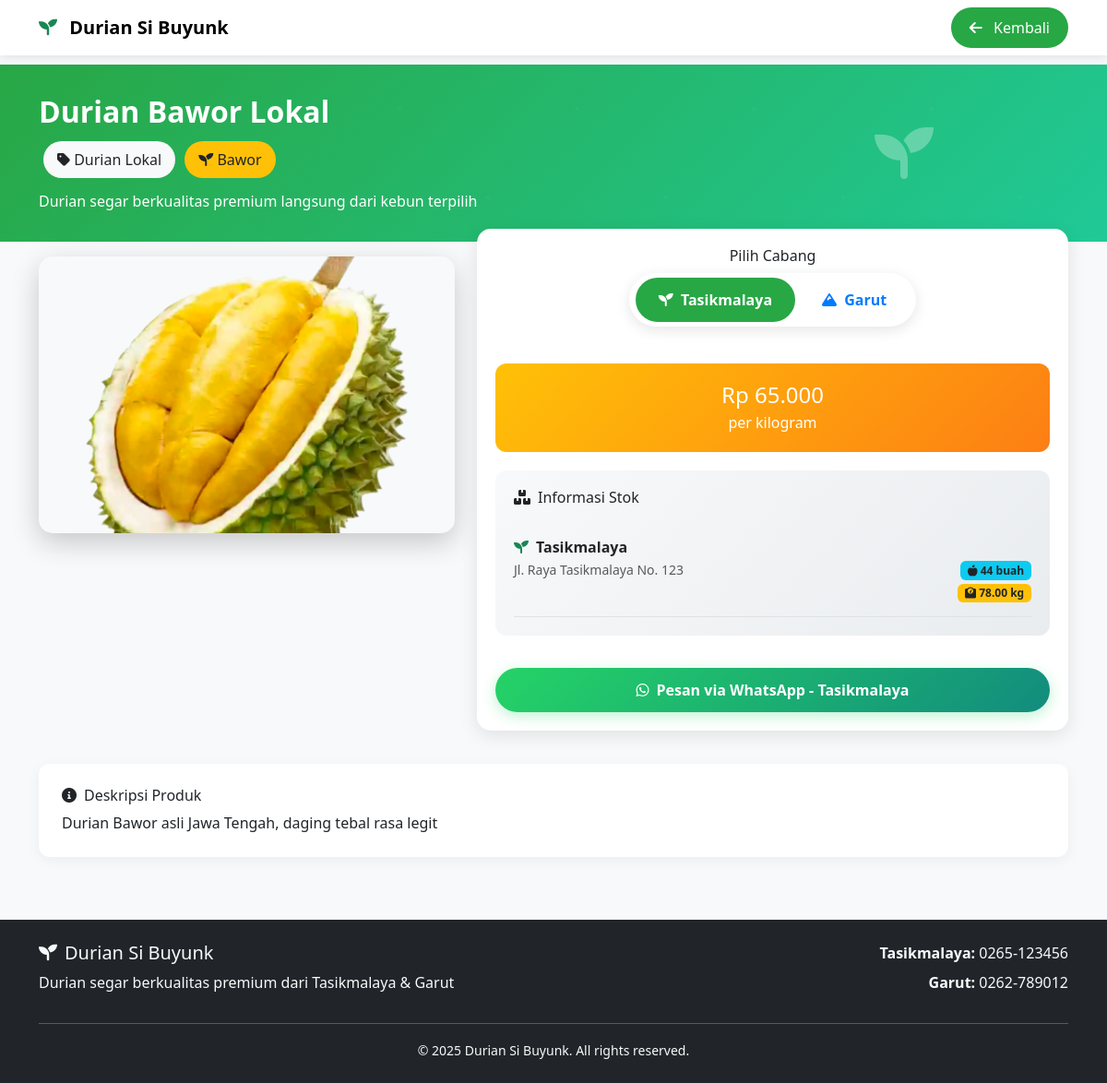
The app's page /detail.php?id=7 with its own data.
### tables this page shows
CREATE TABLE `produk` (
  `id` int NOT NULL,
  `nama_produk` varchar(200) NOT NULL,
  `kategori_id` int DEFAULT NULL,
  `jenis_durian_id` int DEFAULT NULL,
  `harga` decimal(12,2) NOT NULL,
  `harga_per_kg` decimal(12,2) DEFAULT '0.00' COMMENT 'Harga per kilogram',
  `stok_tasik` int DEFAULT '0',
  `stok_garut` int DEFAULT '0',
  `total_kg_tasik` decimal(10,3) DEFAULT '0.000' COMMENT 'Total berat stok Tasik dalam kg',
  `total_kg_garut` decimal(10,3) DEFAULT '0.000' COMMENT 'Total berat stok Garut dalam kg',
  `total_pcs_tasik` int DEFAULT '0' COMMENT 'Total pieces Tasik',
  `total_pcs_garut` int DEFAULT '0' COMMENT 'Total pieces Garut',
  `satuan` varchar(20) DEFAULT 'pcs',
  `deskripsi` text,
  `gambar` varchar(255) DEFAULT NULL,
  `status` enum('aktif','nonaktif') DEFAULT 'aktif',
  `created_at` timestamp NOT NULL DEFAULT CURRENT_TIMESTAMP,
  `updated_at` timestamp NOT NULL DEFAULT CURRENT_TIMESTAMP ON UPDATE CURRENT_TIMESTAMP
);

CREATE TABLE `kategori` (
  `id` int NOT NULL,
  `nama_kategori` varchar(100) NOT NULL,
  `deskripsi` text,
  `created_at` timestamp NOT NULL DEFAULT CURRENT_TIMESTAMP
);

CREATE TABLE `jenis_durian` (
  `id` int NOT NULL,
  `nama_jenis` varchar(100) NOT NULL,
  `deskripsi` text,
  `created_at` timestamp NOT NULL DEFAULT CURRENT_TIMESTAMP
);

### includes/functions.php (called while the page is built, shortened)
<?php
require_once __DIR__ . '/../config/config.php';
function getProduct($id) {
    try {
        $pdo = getConnection();
        $stmt = $pdo->prepare("SELECT p.*, k.nama_kategori, jd.nama_jenis,
                              COALESCE(p.total_kg_tasik, 0) as total_kg_tasik,
                              COALESCE(p.total_kg_garut, 0) as total_kg_garut
                              FROM produk p
                              LEFT JOIN kategori k ON p.kategori_id = k.id
                              LEFT JOIN jenis_durian jd ON p.jenis_durian_id = jd.id
                              WHERE p.id = ?");
        $stmt->execute([$id]);
        return $stmt->fetch();
    } catch (Exception $e) {
        return null;
    }
}
function getProductById($id) {
    return getProduct($id);
}
function getImagePath($imageName, $branch = null) {
    if (strpos($imageName, '/') !== false) {
        $path = "public/assets/images/products/" . $imageName;
    }
    return $path;
}
function getImageUrl($imageName, $branch = null) {
    $imagePath = getImagePath($imageName, $branch);
    $timestamp = filemtime($imagePath);
    return $imagePath . '?v=' . $timestamp;
}
?>

### config/config.php (called while the page is built, shortened)
<?php
function formatRupiah($amount) {
    return 'Rp ' . number_format($amount, 0, ',', '.');
}
?>

### detail.php (the view, shortened to what this page needs)
<?php
require_once __DIR__ . '/includes/functions.php';
require_once __DIR__ . '/config/config.php';
$product_id = isset($_GET['id']) ? (int)$_GET['id'] : 0;
$product = getProductById($product_id);
?>
<!DOCTYPE html>
<html lang="id">
<head>
    <link href="https://cdn.jsdelivr.net/npm/bootstrap@5.3.0/dist/css/bootstrap.min.css" rel="stylesheet">
    <link href="https://cdnjs.cloudflare.com/ajax/libs/font-awesome/6.0.0/css/all.min.css" rel="stylesheet">
</head>
<body>
    <nav class="navbar navbar-expand-lg navbar-custom fixed-top">
        <div class="container">
            <a class="navbar-brand fw-bold" href="index.php">
                <i class="fas fa-seedling text-success me-2"></i>
                Durian Si Buyunk
            </a>
            <div class="navbar-nav ms-auto">
                <a href="index.php" class="back-btn">
                    <i class="fas fa-arrow-left me-2"></i>
                    Kembali
                </a>
            </div>
        </div>
    </nav>
    <section class="hero-section">
        <div class="container">
            <div class="row align-items-center">
                <div class="col-lg-8">
                    <h1 class="h2 fw-bold mb-2"><?= htmlspecialchars($product['nama_produk']) ?></h1>
                    <div class="d-flex flex-wrap mb-2">
                        <?php if ($product['nama_kategori']): ?>
                            <span class="badge-custom bg-light text-dark">
                                <i class="fas fa-tag"></i> <?= htmlspecialchars($product['nama_kategori']) ?>
                            </span>
                        <?php endif; ?>
                        <?php if ($product['nama_jenis']): ?>
                            <span class="badge-custom bg-warning text-dark">
                                <i class="fas fa-seedling"></i> <?= htmlspecialchars($product['nama_jenis']) ?>
                            </span>
                        <?php endif; ?>
                    </div>
                    <p class="mb-0">Durian segar berkualitas premium langsung dari kebun terpilih</p>
                </div>
                <div class="col-lg-4 text-center">
                    <i class="fas fa-seedling" style="font-size: 4rem; opacity: 0.3;"></i>
                </div>
            </div>
        </div>
    </section>
    <div class="container my-3">
        <div class="row">
            <div class="col-lg-5 mb-3">
                <div class="product-image-container">
                    <?php
                    $imageUrl = getImageUrl($product['gambar']);
                    if ($imageUrl): ?>
                        <img src="<?= $imageUrl ?>"
                             class="product-image"
                             alt="<?= htmlspecialchars($product['nama_produk']) ?>">
                    <?php else: ?>
                        <div class="product-image d-flex align-items-center justify-content-center bg-light">
                            <i class="fas fa-seedling" style="font-size: 4rem; color: var(--primary-color);"></i>
                        </div>
                    <?php endif; ?>
                </div>
            </div>
            <div class="col-lg-7">
                <div class="product-info">
                    <div class="text-center mb-3">
                        <h6 class="mb-2">Pilih Cabang</h6>
                        <div class="branch-toggle">
                            <button class="branch-btn tasik active" onclick="toggleBranch('tasik')">
                                <i class="fas fa-seedling me-1"></i>
                                Tasikmalaya
                            </button>
                            <button class="branch-btn garut" onclick="toggleBranch('garut')">
                                <i class="fas fa-mountain me-1"></i>
                                Garut
                            </button>
                        </div>
                    </div>
                    <div class="price-display">
                        <h4 class="mb-1"><?= formatRupiah($product['harga_per_kg']) ?></h4>
                        <p class="mb-0">per kilogram</p>
                    </div>
                    <div class="stock-info">
                        <h6 class="mb-3"><i class="fas fa-boxes me-2"></i>Informasi Stok</h6>
                        <div class="stock-item branch-info" data-branch="tasik">
                            <div>
                                <strong><i class="fas fa-seedling me-2 text-success"></i>Tasikmalaya</strong>
                                <br>
                                <small class="text-muted">Jl. Raya Tasikmalaya No. 123</small>
                            </div>
                            <div class="text-end">
                                <?php if ($product['total_pcs_tasik'] > 0): ?>
                                    <br><span class="badge bg-info text-dark">
                                        <i class="fas fa-apple-alt"></i> <?= $product['total_pcs_tasik'] ?> buah
                                    </span>
                                <?php endif; ?>
                                <?php if ($product['total_kg_tasik'] > 0): ?>
                                    <br><span class="badge bg-warning text-dark">
                                        <i class="fas fa-weight"></i> <?= number_format($product['total_kg_tasik'], 2) ?> kg
                                    </span>
                                <?php endif; ?>
                            </div>
                        </div>
                    </div>
                    <div class="text-center">
                        <a href="#" class="whatsapp-btn branch-order" data-branch="tasik"
                           onclick="orderViaWhatsApp('tasik')">
                            <i class="fab fa-whatsapp"></i>
                            Pesan via WhatsApp - Tasikmalaya
                        </a>
                    </div>
                </div>
            </div>
        </div>
        <?php if ($product['deskripsi']): ?>
        <div class="row mt-3">
            <div class="col-12">
                <div class="product-description">
                    <h6 class="mb-2"><i class="fas fa-info-circle me-2"></i>Deskripsi Produk</h6>
                    <p class="mb-0"><?= nl2br(htmlspecialchars($product['deskripsi'])) ?></p>
                </div>
            </div>
        </div>
        <?php endif; ?>
    </div>
    <footer class="bg-dark text-light py-4 mt-5">
        <div class="container">
            <div class="row">
                <div class="col-md-6">
                    <h5><i class="fas fa-seedling me-2"></i>Durian Si Buyunk</h5>
                    <p>Durian segar berkualitas premium dari Tasikmalaya & Garut</p>
                </div>
                <div class="col-md-6 text-md-end">
                    <div class="mb-2">
                        <strong>Tasikmalaya:</strong> 0265-123456
                    </div>
                    <div>
                        <strong>Garut:</strong> 0262-789012
                    </div>
                </div>
            </div>
            <hr class="my-3">
            <div class="text-center">
                <small>&copy; 2025 Durian Si Buyunk. All rights reserved.</small>
            </div>
        </div>
    </footer>
</body>
</html>

### detail.php (style rules this page uses)
:root { --primary-color: #28a745; --secondary-color: #ffc107; --tasik-color: #28a745; --garut-color: #007bff; }
body { background-color: #f8f9fa; font-family: 'Segoe UI', Tahoma, Geneva, Verdana, sans-serif; padding-top: 70px; }
.hero-section { background: linear-gradient(135deg, var(--primary-color), #20c997); color: white; padding: 2rem 0; position: relative; overflow: hidden; }
.hero-section::before { content: ''; position: absolute; top: 0; left: 0; right: 0; bottom: 0; opacity: 0.3; }
.product-image-container { position: relative; overflow: hidden; border-radius: 15px; box-shadow: 0 10px 30px rgba(0,0,0,0.2); }
.product-image { width: 100%; height: 300px; object-fit: cover; transition: transform 0.3s ease; }
.product-info { background: white; border-radius: 15px; padding: 20px; box-shadow: 0 5px 20px rgba(0,0,0,0.1); margin-top: -30px; position: relative; z-index: 2; }
.branch-toggle { background: white; border-radius: 50px; padding: 5px; display: inline-flex; box-shadow: 0 4px 15px rgba(0,0,0,0.1); margin-bottom: 20px; }
.branch-btn { padding: 12px 25px; border: none; border-radius: 50px; font-weight: 600; transition: all 0.3s ease; margin: 0 2px; cursor: pointer; }
.branch-btn.tasik { background: transparent; color: var(--tasik-color); }
.branch-btn.tasik.active { background: var(--tasik-color); color: white; }
.branch-btn.garut { background: transparent; color: var(--garut-color); }
.stock-info { background: linear-gradient(135deg, #f8f9fa 0%, #e9ecef 100%); border-radius: 12px; padding: 20px; margin: 20px 0; }
.stock-item { display: flex; justify-content: space-between; align-items: flex-start; padding: 15px 0; border-bottom: 1px solid #dee2e6; }
.price-display { background: linear-gradient(135deg, var(--secondary-color) 0%, #fd7e14 100%); color: white; padding: 20px; border-radius: 12px; text-align: center; margin: 20px 0; }
.whatsapp-btn { background: linear-gradient(135deg, #25d366 0%, #128c7e 100%); color: white; border: none; padding: 12px 25px; border-radius: 50px; font-weight: 600; text-decoration: none; display: inline-flex; align-items: center; gap: 8px; transition: all 0.3s ease; box-shadow: 0 4px 15px rgba(37, 211, 102, 0.3); width: 100%; justify-content: center; margin-top: 15px; }
.badge-custom { padding: 8px 15px; border-radius: 20px; font-weight: 500; margin: 5px; }
.product-description { background: white; border-radius: 12px; padding: 25px; box-shadow: 0 4px 15px rgba(0,0,0,0.05); margin: 20px 0; }
.back-btn { background: #28a745; color: white; border: none; padding: 10px 20px; border-radius: 25px; text-decoration: none; transition: all 0.3s ease; }
.navbar-custom { background: rgba(255, 255, 255, 0.95); backdrop-filter: blur(10px); box-shadow: 0 2px 10px rgba(0,0,0,0.1); }

### records on screen
produk: nama_produk "Durian Bawor Lokal", kategori.nama_kategori "Durian Lokal", jenis_durian.nama_jenis "Bawor", gambar (picture), harga_per_kg "Rp 65.000", total_pcs_tasik "44", deskripsi "Durian Bawor asli Jawa Tengah, daging tebal rasa legit"

### other values on screen
$product['total_kg_tasik'] "78.00"
